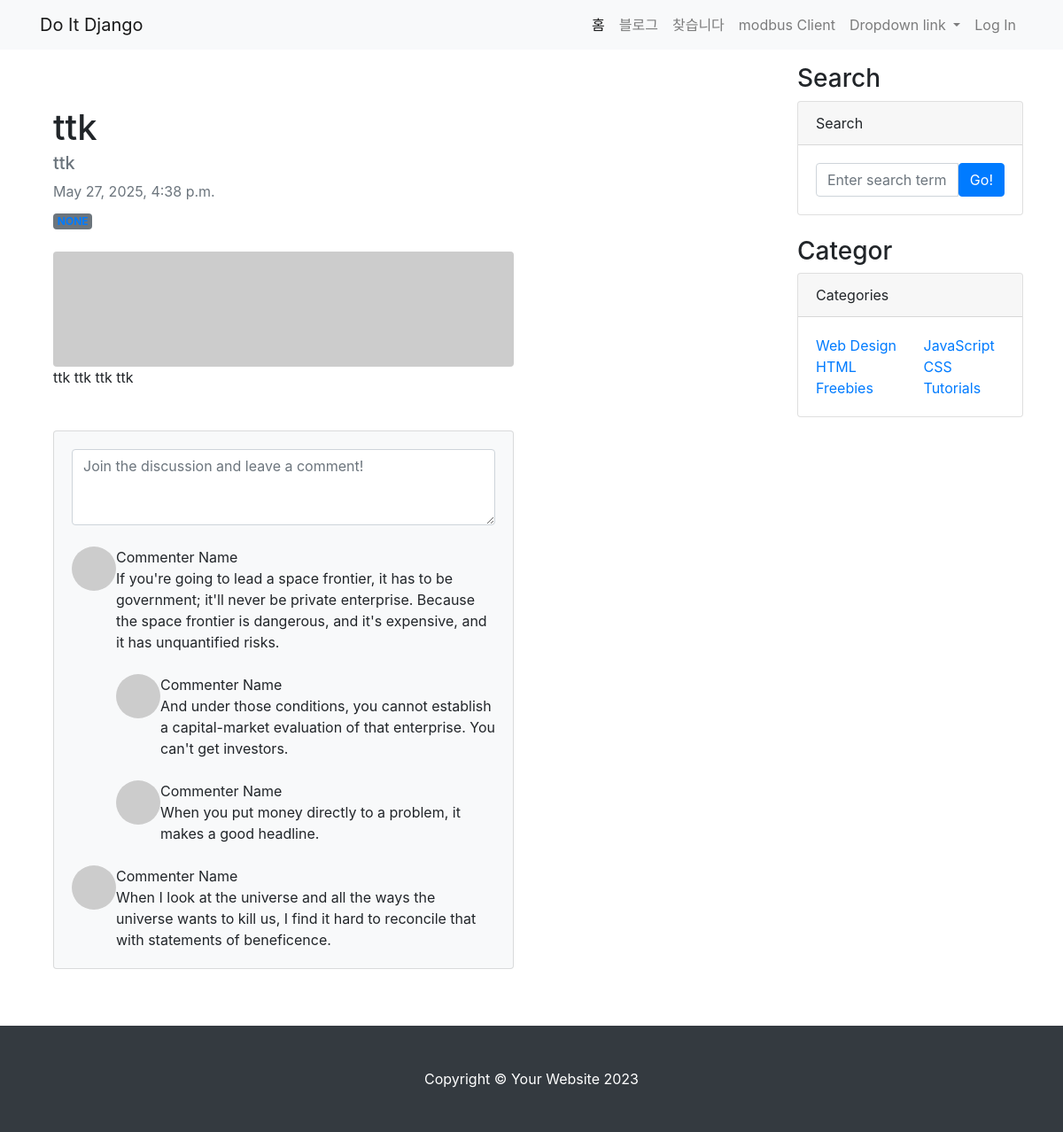
The page /blog/6/ on the database its author committed.
### blog/models.py (models this page shows, shortened)
class Post(models.Model):
    title = models.CharField(max_length=30)
    hook_text = models.CharField(max_length=100, blank=True)
    content = models.TextField()
    head_image = models.ImageField(upload_to='blog/images/%Y/%m/%d/', blank=True)
    file_upload = models.FileField(upload_to='blog/images/%Y/%m/%d/', blank=True)
    created_at = models.DateTimeField(auto_now_add=True)
    updated_at = models.DateTimeField(auto_now=True)
    author = models.ForeignKey(User, null=True, on_delete=models.SET_NULL)
    Category = models.ForeignKey(Category, null=True, blank=True, on_delete=models.SET_NULL)

### blog/views.py (the view)
# urls.py: path('<int:pk>/', views.PostDetail.as_view()),
class PostDetail(DetailView):
    model = Post

### blog/templates/blog/post_detail.html (shortened to what this page needs)
{% extends 'blog/base.html' %}
{% block main_area %}
<div class="container mt-5" id="main-area">
    <div class="row">
        <div class="col-lg-8" id="post-area">
            <article>
                <header class="mb-4">
                        <h1 class="fw-bolder mb-1">{{ post.title }}</h1>
                        <h5 class="text-muted">{{ post.hook_text }}</h5>
                        <div class="text-muted fst-italic mb-2">{{ post.created_at }}</div>
                        <a class="badge bg-secondary text-decoration-none link-light"
                        href="#!">{{ post.author | upper }}</a>
                </header>
                 {% if post.head_image %}
                <figure class="mb-4"><img class="img-fluid rounded" src="{{ post.head_image.url }}"
                    alt="{{ post.title }} head_image" /></figure>
                {% else %}
                <img class="img-fluid rounded" src="https://picsum.photos/seed/{{ post.id }}/800/200"
                alt="random_image" />
                {% endif %}
                <section class="mb-5">
                    <p class="fs-5 mb-4">{{ post.content }}</p>
                </section>
            </article>
            <section class="mb-5">
                <div class="card bg-light">
                    <div class="card-body" id="comment-area">
                        <form class="mb-4"><textarea class="form-control" rows="3"
                            placeholder="Join the discussion and leave a comment!"></textarea></form>
                        <div class="d-flex mb-4">
                            <div class="flex-shrink-0"><img class="rounded-circle"
                                src="https://dummyimage.com/50x50/ced4da/6c757d.jpg" alt="..." /></div>
                            <div class="ms-3">
                                <div class="fw-bold">Commenter Name</div>
                                If you're going to lead a space frontier, it has to be government;
                                it'll never be private enterprise. Because the space frontier is dangerous, and it's expensive, and it has unquantified risks.
                                <div class="d-flex mt-4">
                                    <div class="flex-shrink-0"><img class="rounded-circle"
                                        src="https://dummyimage.com/50x50/ced4da/6c757d.jpg" alt="..." /></div>
                                    <div class="ms-3">
                                        <div class="fw-bold">Commenter Name</div>
                                        And under those conditions, you cannot establish a capital-market
                                        evaluation of that enterprise. You can't get investors.
                                    </div>
                                </div>
                                <div class="d-flex mt-4">
                                    <div class="flex-shrink-0"><img class="rounded-circle"
                                        src="https://dummyimage.com/50x50/ced4da/6c757d.jpg" alt="..." /></div>
                                    <div class="ms-3">
                                        <div class="fw-bold">Commenter Name</div>
                                        When you put money directly to a problem, it makes a good headline.
                                    </div>
                                </div>
                            </div>
                        </div>
                        <div class="d-flex">
                            <div class="flex-shrink-0"><img class="rounded-circle"
                                src="https://dummyimage.com/50x50/ced4da/6c757d.jpg" alt="..." /></div>
                            <div class="ms-3">
                                <div class="fw-bold">Commenter Name</div>
                                When I look at the universe and all the ways the universe wants to kill us,
                                I find it hard to reconcile that with statements of beneficence.
                            </div>
                        </div>
                    </div>
                </div>
            </section>
        </div>
    </div>
</div>
{% endblock %}

### rows shown on the page
Post: title "ttk", hook_text "ttk", created_at "May 27, 2025, 4:38 p.m.", content "ttk ttk ttk ttk"
